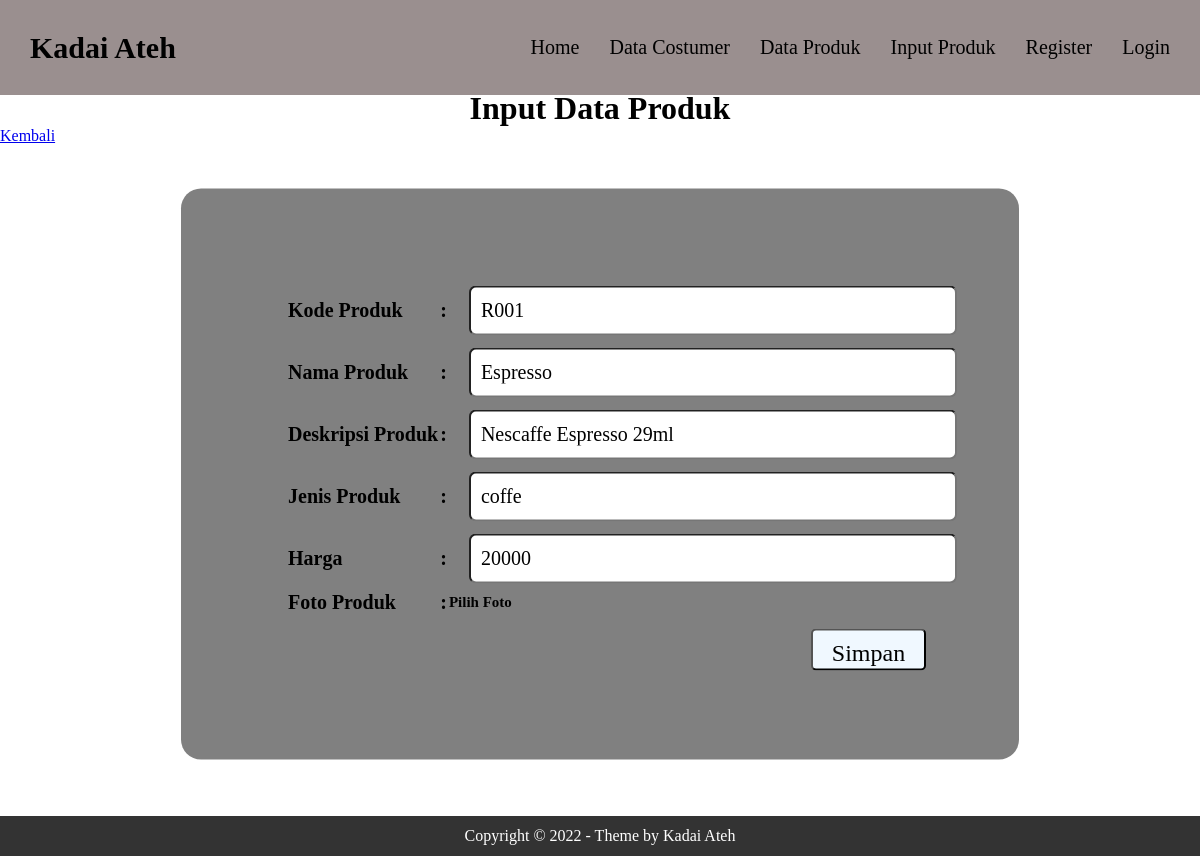
The page /editproduct.php?id=18 on the database its author committed.
### tables this page shows
CREATE TABLE `produk` (
  `id` int(25) NOT NULL,
  `kodeproduk` varchar(500) NOT NULL,
  `namaproduk` varchar(500) NOT NULL,
  `deskripsi` varchar(1000) NOT NULL,
  `jenis` varchar(5000) NOT NULL,
  `harga` int(255) NOT NULL,
  `images` varchar(50) NOT NULL
);

### editproduct.php (the view, shortened to what this page needs)
<?php
$username=$_SESSION["username"];
$conn = mysqli_connect('localhost','root','','kadaiateh');
$id=$_GET["id"];
$result = mysqli_query($conn, "SELECT * FROM produk WHERE id='$id'");
?>
<!DOCTYPE html>
<html lang="en">
<head>
    <link rel="stylesheet" href="menu.css">
</head>
<body>
    <div class="ncountainer">
        <nav class="wrapper">
            <div class="brand">
                <div class="name">Kadai Ateh</div>
            </div>
            <ul class="navigation">
            <?php
            if (isset($_SESSION["username"]) == 'admin') {
                ?>
                  <li><a href="indexadmin.php" class="nav">Home</a></li>
                                <li><a href="DataCostumer.php" class="nav">Data Costumer</a></li>
                                <li><a href="InputProduk.php" class="nav">Input Produk</a></li>
                                <li><a href="logout.php" class="nav">Hallo
                                <?php echo $username; ?></a></li>
                <?php
            }
             else {
             ?>
             <li><a href="index.php" class="nav">Home</a></li>
                                <li><a href="DataCostumer.php" class="nav">Data Costumer</a></li>
                                <li><a href="DataProduk.php" class="nav">Data Produk</a></li>
                                <li><a href="InputProduk.php" class="nav">Input Produk</a></li>
                                <li><a href="InputDataCostumer.php" class="nav">Register</a></li>
                                <li><a href="login.php" class="nav">Login</a></li>
                                <?php
            }
            ?>
            </ul>
        </nav>
    </div>
    <div class="fcountainer">
        <div class="data">
            <h1>Input Data Produk</h1>
            <a href = "DataProduk.php">Kembali</a>
            <?php while ($row = mysqli_fetch_assoc($result)): ?>
            <form method="POST" action="" enctype="multipart/form-data">
                <div class="box-input">
                    <div class="box">
                            <table border="0" class="data-product1">
                                <tr class="box-text">
                                    <td>Kode Produk</td>
                                    <td>:</td>
                                    <td class="tes"><input type="text" name="kodeproduk" class="nama" value="<?php echo $row["kodeproduk"]; ?>"></td>
                                </tr>
                                <br>
                                <tr class="box-text">
                                    <td>Nama Produk</td>
                                    <td>:</td>
                                    <td><input type="text" name="namaproduk" class="nama" value="<?php echo $row["namaproduk"]; ?>"></td>
                                </tr>
                                <tr class="box-text">
                                    <td>Deskripsi Produk</td>
                                    <td>:</td>
                                    <td><input type="text" name="deskripsi" class="nama" value="<?php echo $row["deskripsi"]; ?>"></td>
                                </tr>
                                <br>
                                <br>
                                <tr class="box-text">
                                    <td>Jenis Produk</td>
                                    <td>:</td>
                                    <td><input type="text" name="jenis" class="nama" value="<?php echo $row["jenis"]; ?>"></td>
                                </tr>
                                <br>
                                <tr class="box-text">
                                    <td>Harga</td>
                                    <td>:</td>
                                    <td><input type="text" name="harga" class="nama" value="<?php echo $row["harga"]; ?>"></td>
                                </tr>
                                <br>
                                <tr class="box-text">
                                    <td>Foto Produk</td>
                                    <td>:</td>
                                    <td><label for="myfile" ><p class="pe">Pilih Foto</p></label> </td>
                                </tr>
                                <div class="tombol1">
                        <button type="submit" name="edit" class="btn-simpan1">Simpan</a>
                    </div>
                            </table>
                </div>
                </div>
                </form>
                <?php endwhile; ?>
        </div>
        </div>
    <footer>
        <div class="footer">Copyright &copy; 2022 - Theme by Kadai Ateh </div>
    </footer>
</body>
</html>

### menu.css (style rules this page uses)
*, html , body { margin: 0; padding: 0; font-family: "Poppins"; }
.ncountainer { width: 100%; height: 10vh; display: flex; margin-bottom: 10px; }
.wrapper { width: 100%; height: 65px; background-color: #9A8F8F; display: flex; font-size: 20px; padding: 15px; justify-content: space-between; align-items: center; }
.brand { display: flex; font-size: 1.5em; padding: 15px; }
.name { color: black; font-weight: 700; }
.navigation { display: flex; justify-content: center; align-items: center; }
.navigation > li { list-style-type: none; padding: 15px; color: black; }
.nav { text-decoration: none; color: black; }
.fcountainer { max-width: 1270px; width: 100%; padding: 0 0px; margin: 0 auto; }
.box-input { width: 838px; height: 571px; box-sizing: border-box; border-radius: 20px; background-color: gray; transform: translate(-50%, -50%); top :55%; left: 50%; position: absolute; }
h1 { width: 100%; text-align: center; }
.box { padding: 100px; width: 600px; height: 350px; position: absolute; left: 5px; top: 10px; }
.data { height: 726px; }
.box-text { padding: 50px; font-size: 20px; font-weight: bold; }
.tes { padding: 20; }
input { margin: 5px; }
.nama { width: 474px; height: 46px; margin-left: 20px; top: 400px; left: 800px; border-radius: 7px; font-size: 20px; padding-left: 10px; }
.data-product1 { position: absolute; top: 80px; }
.pe { font-size: 15px; }
.btn-simpan1 { text-decoration: none; font-size: 24px; color: black; box-sizing: border-box; border-radius: 5px; background-color: aliceblue; position: absolute; width: 115px; height: 42px; bottom: 20px; margin-left: 525px; text-align: center; padding-top: 7px; top: 430px; }
.footer { text-align: center; width: 100%; height: 5vh; line-height: 50px; background: #333; color: #fff; position: relative; display: flex; align-items: center; justify-content: center; }

### rows shown on the page
produk: kodeproduk "R001", namaproduk "Espresso", deskripsi "Nescaffe Espresso 29ml", jenis "coffe", harga "20000"
